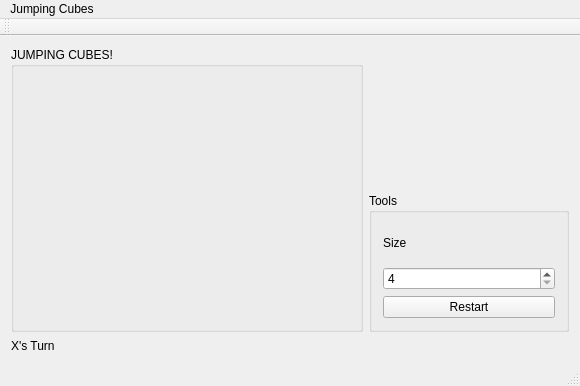
<?xml version="1.0" encoding="UTF-8"?>
<ui version="4.0">
 <class>MainWindow</class>
 <widget class="QMainWindow" name="MainWindow">
  <property name="geometry">
   <rect>
    <x>0</x>
    <y>0</y>
    <width>580</width>
    <height>386</height>
   </rect>
  </property>
  <property name="windowTitle">
   <string>MainWindow</string>
  </property>
  <widget class="QWidget" name="centralWidget">
   <layout class="QGridLayout" name="gridLayout_5">
    <item row="0" column="0" rowspan="2">
     <widget class="QGroupBox" name="groupBox">
      <property name="title">
       <string>JUMPING CUBES!</string>
      </property>
      <layout class="QHBoxLayout" name="horizontalLayout">
       <item>
        <layout class="QGridLayout" name="gridLayout"/>
       </item>
      </layout>
     </widget>
    </item>
    <item row="1" column="1">
     <widget class="QGroupBox" name="groupBox_2">
      <property name="maximumSize">
       <size>
        <width>200</width>
        <height>150</height>
       </size>
      </property>
      <property name="title">
       <string>Tools</string>
      </property>
      <layout class="QGridLayout" name="gridLayout_4">
       <item row="0" column="0">
        <layout class="QGridLayout" name="gridLayout_2">
         <item row="1" column="0">
          <widget class="QSpinBox" name="spinBox">
           <property name="minimum">
            <number>4</number>
           </property>
           <property name="maximum">
            <number>10</number>
           </property>
          </widget>
         </item>
         <item row="2" column="0">
          <widget class="QPushButton" name="restartButton">
           <property name="text">
            <string>Restart</string>
           </property>
          </widget>
         </item>
         <item row="0" column="0">
          <widget class="QLabel" name="label">
           <property name="enabled">
            <bool>true</bool>
           </property>
           <property name="text">
            <string>Size</string>
           </property>
          </widget>
         </item>
        </layout>
       </item>
      </layout>
      <zorder></zorder>
     </widget>
    </item>
    <item row="2" column="0">
     <widget class="QLabel" name="label_2">
      <property name="maximumSize">
       <size>
        <width>16777215</width>
        <height>15</height>
       </size>
      </property>
      <property name="text">
       <string>X's Turn</string>
      </property>
     </widget>
    </item>
   </layout>
  </widget>
  <widget class="QMenuBar" name="menuBar">
   <property name="geometry">
    <rect>
     <x>0</x>
     <y>0</y>
     <width>580</width>
     <height>21</height>
    </rect>
   </property>
   <widget class="QMenu" name="menuJumping_Cubes">
    <property name="title">
     <string>Jumping Cubes</string>
    </property>
   </widget>
   <addaction name="menuJumping_Cubes"/>
  </widget>
  <widget class="QToolBar" name="mainToolBar">
   <attribute name="toolBarArea">
    <enum>TopToolBarArea</enum>
   </attribute>
   <attribute name="toolBarBreak">
    <bool>false</bool>
   </attribute>
  </widget>
  <widget class="QStatusBar" name="statusBar"/>
 </widget>
 <layoutdefault spacing="6" margin="11"/>
 <resources/>
 <connections/>
</ui>
